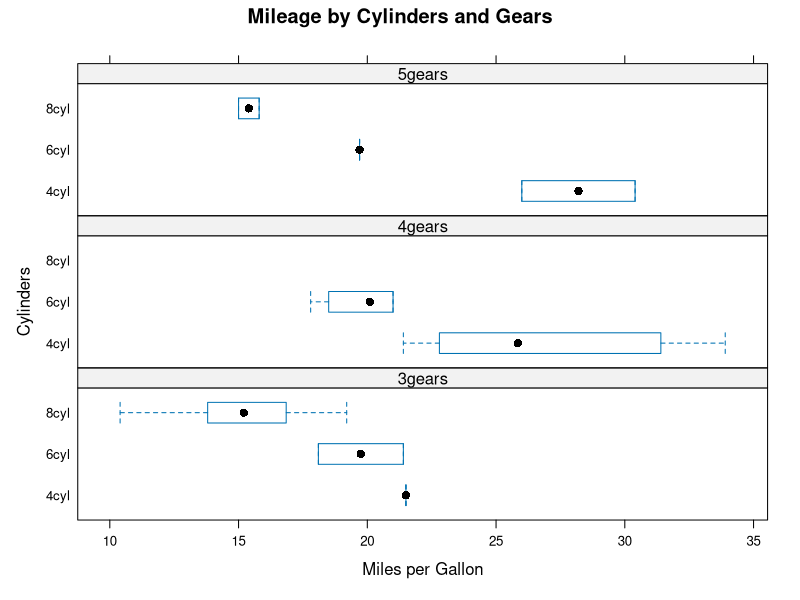

Write R code to recreate this figure.
library(lattice)

input <- mtcars[,c('wt','mpg','hp','gear','cyl')]

gear.f <- factor(input$gear,
                 levels = c(3,4,5),
                 labels = c("3gears","4gears","5gears"))

cyl.f <- factor(input$cyl,
                levels=c(4,6,8),
                labels=c("4cyl","6cyl","8cyl")) 
   
bwplot(cyl.f~mpg|gear.f,
   data = input,
   ylab = "Cylinders",
   xlab = "Miles per Gallon",
   main = "Mileage by Cylinders and Gears",
   layout = (c(1,3)))
